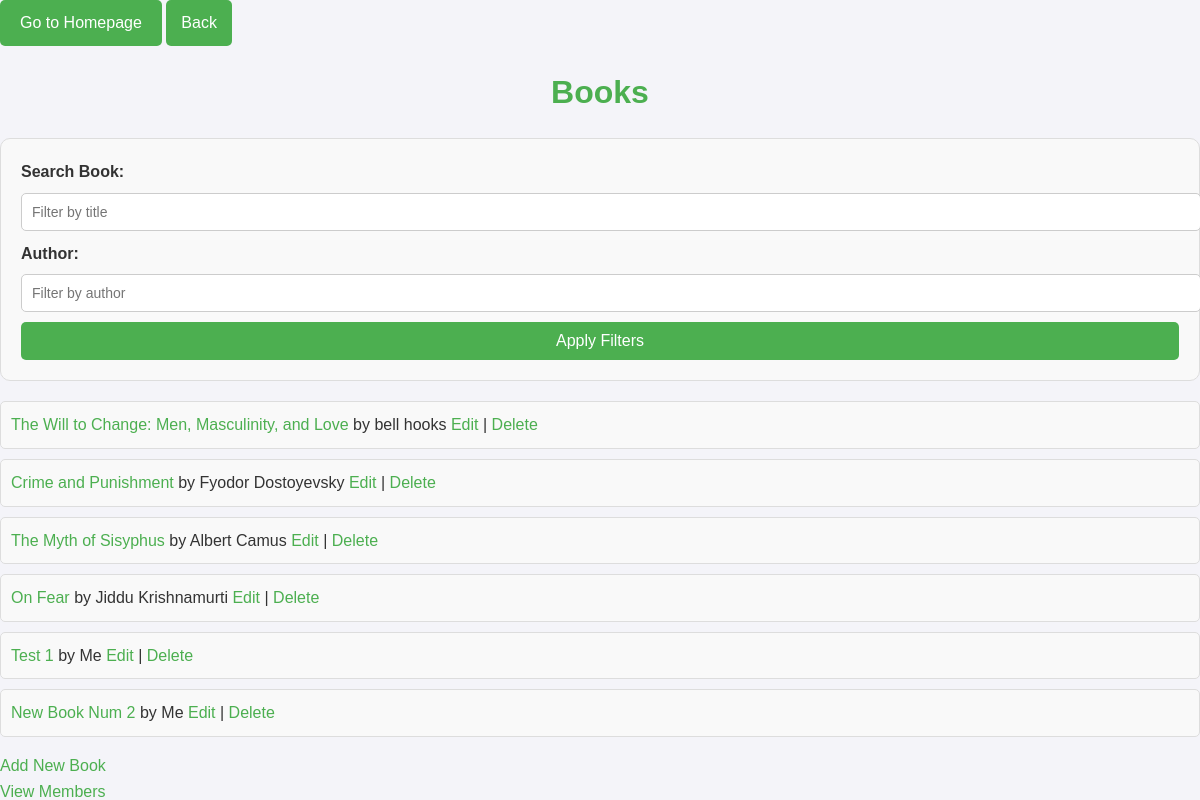
Screenshot of /project/books/ (signed in) with the database file from the repository.
### project/models.py (models this page shows, shortened)
class Book(models.Model):
    title = models.CharField(max_length=200)
    author = models.CharField(max_length=100)
    genre = models.CharField(max_length=50)
    publication_year = models.IntegerField()
    isbn = models.CharField(max_length=20)

### project/views.py (the view)
# urls.py: path('books/', BookListView.as_view(), name='book-list'),
class BookListView(ListView):
    model = Book
    template_name = 'project/book_list.html'
    context_object_name = 'books'
    def get_queryset(self):
        queryset = super().get_queryset()
        query = self.request.GET.get('q', '')
        author = self.request.GET.get('author', '')
        if query:
            queryset = queryset.filter(title__icontains=query)
        if author:
            queryset = queryset.filter(author__icontains=author)
        return queryset

### project/templates/project/book_list.html (shortened to what this page needs)
<!DOCTYPE html>
<html>
<head>
    {% load static %}
    <link rel="stylesheet" type="text/css" href="{% static 'project/css/styles.css' %}">
</head>
<body>
    <a href="{% url 'homepage' %}" class="home-button">Go to Homepage</a>
    <a href="javascript:history.back()" class="back-button">Back</a>
    <h1>Books</h1>
    <form method="get">
        <label for="search">Search Book:</label>
        <input type="text" name="q" id="search" placeholder="Filter by title" value="{{ request.GET.q }}">
        <label for="author">Author:</label>
        <input type="text" name="author" id="author" placeholder="Filter by author" value="{{ request.GET.author }}">
        <button type="submit">Apply Filters</button>
    </form>
    <ul>
        {% for book in books %}
            <li>
                <a href="{% url 'book-detail' book.pk %}">{{ book.title }}</a> by {{ book.author }}
                {% if user.is_staff %}
                    <a href="{% url 'book-edit' book.pk %}">Edit</a> |
                    <a href="{% url 'book-delete' book.pk %}">Delete</a>
                {% endif %}
            </li>
        {% endfor %}
    </ul>
    {% if user.is_staff %}
        <a href="{% url 'book-add' %}">Add New Book</a>
    {% endif %}
    <br>
    <a href="/project/members/">View Members</a>
</body>
</html>

### project/static/project/css/styles.css (style rules this page uses)
body { font-family: 'Arial', sans-serif; line-height: 1.6; margin: 0; padding: 0; background-color: #f4f4f9; color: #333; }
h1, h2, h3 { color: #4CAF50; text-align: center; margin-bottom: 20px; }
h1 { font-size: 2em; }
a { color: #4CAF50; text-decoration: none; }
button, .back-button { display: inline-block; background-color: #4CAF50; color: white; border: none; padding: 10px 15px; font-size: 16px; border-radius: 5px; cursor: pointer; text-decoration: none; transition: background-color 0.3s ease; }
form { margin: 20px 0; background-color: #f9f9f9; padding: 20px; border-radius: 10px; border: 1px solid #ddd; }
form label { display: block; margin-bottom: 8px; font-weight: bold; }
form input, form select, form textarea { width: 100%; padding: 10px; margin-bottom: 10px; border: 1px solid #ccc; border-radius: 5px; font-size: 14px; }
form button { width: 100%; }
ul { list-style: none; padding: 0; }
ul li { margin-bottom: 10px; padding: 10px; background: #f9f9f9; border: 1px solid #ddd; border-radius: 5px; transition: box-shadow 0.3s ease; }
.home-button { display: inline-block; background-color: #4CAF50; color: white; text-decoration: none; padding: 10px 20px; font-size: 16px; border-radius: 5px; border: none; text-align: center; cursor: pointer; transition: background-color 0.3s ease; }

### rows the page displays
Book: title "The Will to Change: Men, Masculinity, and Love", author "bell hooks"
Book: title "Crime and Punishment", author "Fyodor Dostoyevsky"
Book: title "The Myth of Sisyphus", author "Albert Camus"
Book: title "On Fear", author "Jiddu Krishnamurti"
Book: title "Test 1", author "Me"
Book: title "New Book Num 2", author "Me"
